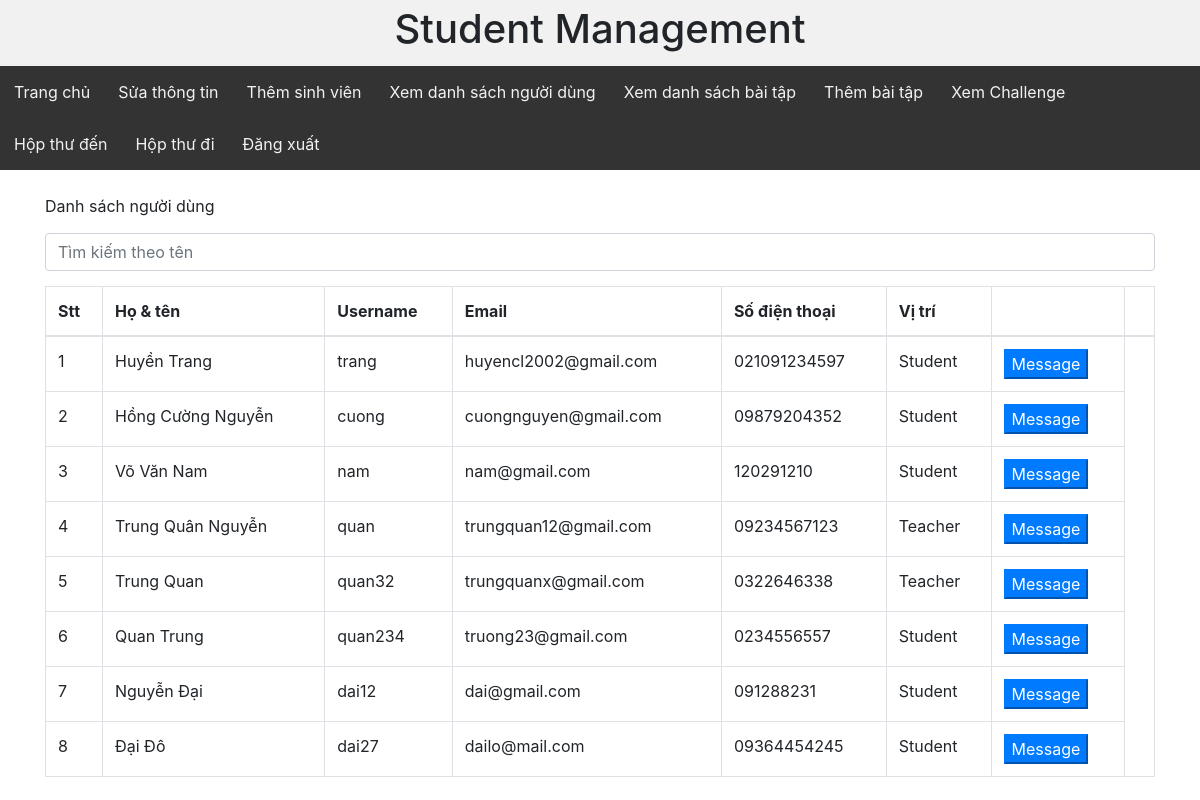
/viewAllUsers.php, run on an earlier commit of the app's database.
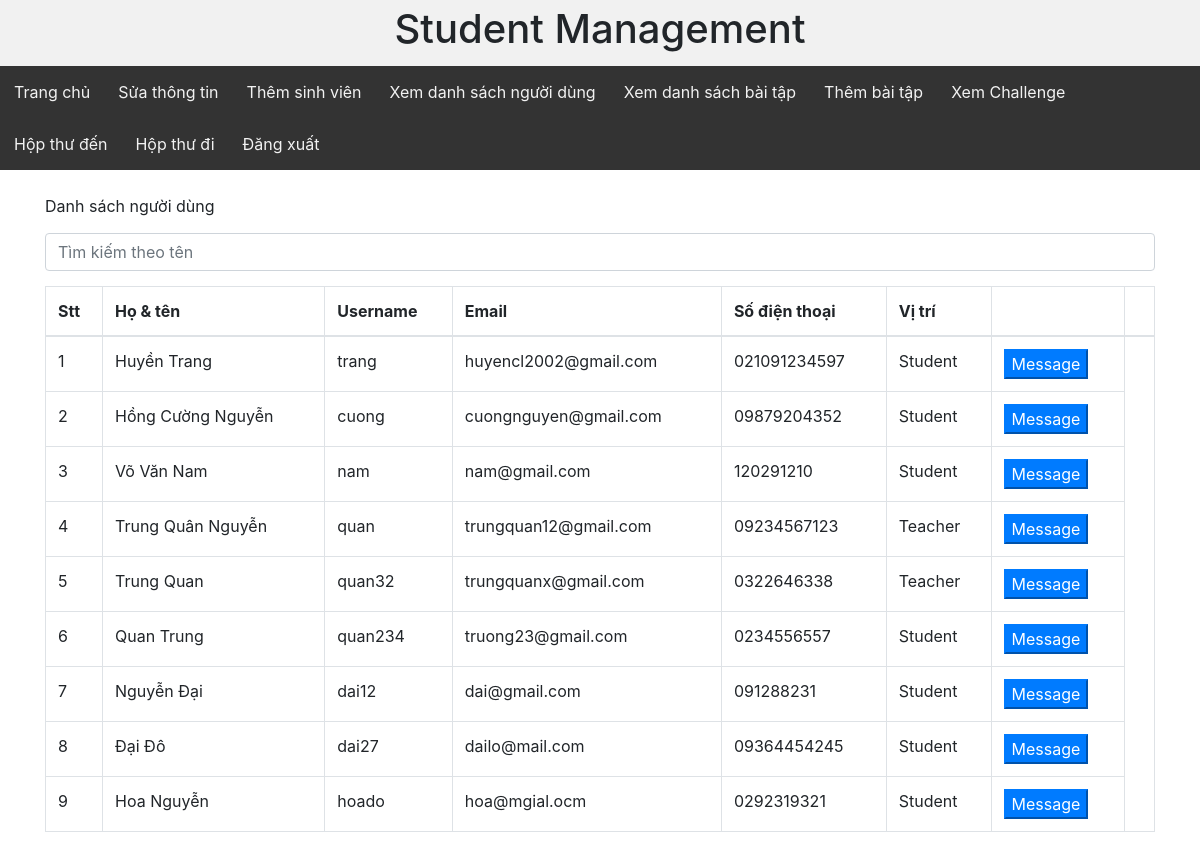
And on a later commit of the database.
### tables this page shows
CREATE TABLE `users` (
  `id` int(11) NOT NULL,
  `username` varchar(255) NOT NULL,
  `password` varchar(255) NOT NULL,
  `name` varchar(255) NOT NULL,
  `position` varchar(255) NOT NULL,
  `email` varchar(255) NOT NULL,
  `phone` varchar(15) NOT NULL
);

### dbhelp.php (called while the page is built, shortened)
<?php
function executeResult($sql)
{
    $conn = mysqli_connect('localhost', 'root', '', 'db_studentmanagement6a');
    $resultset = mysqli_query($conn, $sql);
    $list = [];
    while ($row = mysqli_fetch_array($resultset, 1)) {
        $list[] = $row;
    }
    return $list;
}

### viewAllUsers.php (the view, shortened to what this page needs)
<?php
require('dbhelp.php');
if($_GET['position']=="Student"){
    require('studentHeaderLayout.php');
}
else{
    require('teacherHeaderLayout.php');
}
?>
<!DOCTYPE html>
<html lang="vi">
<head>
    <link rel="stylesheet" href="https://maxcdn.bootstrapcdn.com/bootstrap/4.4.1/css/bootstrap.min.css">
</head>
<body>
<div class="container">
    <div class="panel panel-primary">
        <div class="panel-heading"><br>
            Danh sách người dùng
            <form method="post">
                <input type="text" name="s" class="form-control" style="margin-top: 15px; margin-bottom: 15px;"
                       placeholder="Tìm kiếm theo tên">
            </form>
        </div>
        <div class="panel-body">
            <table class="table table-bordered">
                <thead>
                <tr>
                    <th>Stt</th>
                    <th>Họ & tên</th>
                    <th>Username</th>
                    <th>Email</th>
                    <th>Số điện thoại</th>
                    <th>Vị trí</th>
                    <th></th>
                    <th></th>
                </tr>
                </thead>
                <tbody>
                <?php
                if (isset($_POST['s']) && $_POST['s'] != '') {
                    $sql = 'select * from users where name like "%' . $_POST['s'] . '%" ';
                } else {
                    $sql = 'select * from users';
                }
                $userList = executeResult($sql);
                $index = 1;
                foreach ($userList as $usr) {
                    echo '<tr>
                    <td>' . ($index++) . '</td>
                    <td>' . $usr['name'] . '</td>
                    <td>' . $usr['username'] . '</td>
                    <td>' . $usr['email'] . '</td>
                    <td>' . $usr['phone'] . '</td>
                    <td>' . $usr['position'] . '</td>';
                    echo '<td><button class="button btn-primary" onclick=\'window.open("sendMessage.php?id=' . $usr['id'] . '&usr=' . $usr['username'] . '&position=' . $_SESSION['position'] . '","_self")\'>Message</button></td>';
                    echo '</tr>';
                }
                ?>
                </tbody>
            </table>
        </div>
    </div>
</div>
</body>
</html>

What changed in the data, as far as the page shows it:
added users: name "Hoa Nguyễn", username "hoado", email "hoa@mgial.ocm", phone "0292319321", position "Student"
